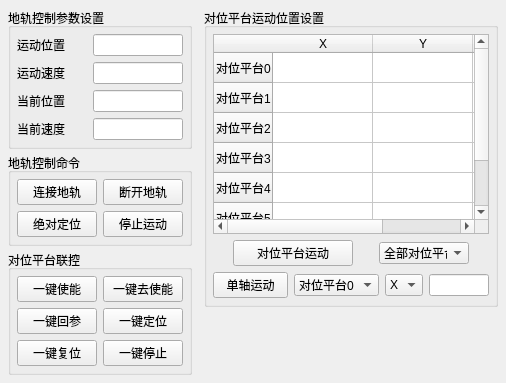
    <widget class="QWidget" name="widget_7" native="true">
     <layout class="QHBoxLayout" name="horizontalLayout_8" stretch="2,3">
      <property name="spacing">
       <number>4</number>
      </property>
      <property name="sizeConstraint">
       <enum>QLayout::SetMinimumSize</enum>
      </property>
      <property name="leftMargin">
       <number>4</number>
      </property>
      <property name="topMargin">
       <number>4</number>
      </property>
      <property name="rightMargin">
       <number>4</number>
      </property>
      <property name="bottomMargin">
       <number>4</number>
      </property>
      <item>
       <widget class="QWidget" name="widget_rail" native="true">
        <layout class="QVBoxLayout" name="verticalLayout_4" stretch="0,0,0,1">
         <property name="spacing">
          <number>4</number>
         </property>
         <property name="leftMargin">
          <number>4</number>
         </property>
         <property name="topMargin">
          <number>4</number>
         </property>
         <property name="rightMargin">
          <number>4</number>
         </property>
         <property name="bottomMargin">
          <number>4</number>
         </property>
         <item>
          <widget class="QGroupBox" name="groupBox">
           <property name="sizePolicy">
            <sizepolicy hsizetype="Preferred" vsizetype="Maximum">
             <horstretch>0</horstretch>
             <verstretch>0</verstretch>
            </sizepolicy>
           </property>
           <property name="minimumSize">
            <size>
             <width>0</width>
             <height>0</height>
            </size>
           </property>
           <property name="title">
            <string>地轨控制参数设置</string>
           </property>
           <layout class="QVBoxLayout" name="verticalLayout_2">
            <property name="spacing">
             <number>6</number>
            </property>
            <property name="leftMargin">
             <number>6</number>
            </property>
            <property name="topMargin">
             <number>6</number>
            </property>
            <property name="rightMargin">
             <number>6</number>
            </property>
            <property name="bottomMargin">
             <number>6</number>
            </property>
            <item>
             <widget class="QWidget" name="widget" native="true">
              <layout class="QHBoxLayout" name="horizontalLayout_2">
               <property name="spacing">
                <number>6</number>
               </property>
               <property name="leftMargin">
                <number>0</number>
               </property>
               <property name="topMargin">
                <number>0</number>
               </property>
               <property name="rightMargin">
                <number>0</number>
               </property>
               <property name="bottomMargin">
                <number>0</number>
               </property>
               <item>
                <widget class="QLabel" name="label">
                 <property name="text">
                  <string>运动位置</string>
                 </property>
                </widget>
               </item>
               <item>
                <widget class="QLineEdit" name="rail_edit_targetPos">
                 <property name="sizePolicy">
                  <sizepolicy hsizetype="Minimum" vsizetype="Fixed">
                   <horstretch>0</horstretch>
                   <verstretch>0</verstretch>
                  </sizepolicy>
                 </property>
                 <property name="maximumSize">
                  <size>
                   <width>90</width>
                   <height>16777215</height>
                  </size>
                 </property>
                </widget>
               </item>
              </layout>
             </widget>
            </item>
            <item>
             <widget class="QWidget" name="widget_2" native="true">
              <layout class="QHBoxLayout" name="horizontalLayout_3">
               <property name="spacing">
                <number>6</number>
               </property>
               <property name="leftMargin">
                <number>0</number>
               </property>
               <property name="topMargin">
                <number>0</number>
               </property>
               <property name="rightMargin">
                <number>0</number>
               </property>
               <property name="bottomMargin">
                <number>0</number>
               </property>
               <item>
                <widget class="QLabel" name="label_2">
                 <property name="text">
                  <string>运动速度</string>
                 </property>
                </widget>
               </item>
               <item>
                <widget class="QLineEdit" name="rail_edit_targetVel">
                 <property name="sizePolicy">
                  <sizepolicy hsizetype="Minimum" vsizetype="Fixed">
                   <horstretch>0</horstretch>
                   <verstretch>0</verstretch>
                  </sizepolicy>
                 </property>
                 <property name="maximumSize">
                  <size>
                   <width>90</width>
                   <height>16777215</height>
                  </size>
                 </property>
                </widget>
               </item>
              </layout>
             </widget>
            </item>
            <item>
             <widget class="QWidget" name="widget_3" native="true">
              <layout class="QHBoxLayout" name="horizontalLayout_4">
               <property name="spacing">
                <number>6</number>
               </property>
               <property name="leftMargin">
                <number>0</number>
               </property>
               <property name="topMargin">
                <number>0</number>
               </property>
               <property name="rightMargin">
                <number>0</number>
               </property>
               <property name="bottomMargin">
                <number>0</number>
               </property>
               <item>
                <widget class="QLabel" name="label_3">
                 <property name="text">
                  <string>当前位置</string>
                 </property>
                </widget>
               </item>
               <item>
                <widget class="QLineEdit" name="rail_edit_curPos">
                 <property name="sizePolicy">
                  <sizepolicy hsizetype="Minimum" vsizetype="Fixed">
                   <horstretch>0</horstretch>
                   <verstretch>0</verstretch>
                  </sizepolicy>
                 </property>
                 <property name="maximumSize">
                  <size>
                   <width>90</width>
                   <height>16777215</height>
                  </size>
                 </property>
                </widget>
               </item>
              </layout>
             </widget>
            </item>
            <item>
             <widget class="QWidget" name="widget_4" native="true">
              <layout class="QHBoxLayout" name="horizontalLayout_5">
               <property name="spacing">
                <number>6</number>
               </property>
               <property name="leftMargin">
                <number>0</number>
               </property>
               <property name="topMargin">
                <number>0</number>
               </property>
               <property name="rightMargin">
                <number>0</number>
               </property>
               <property name="bottomMargin">
                <number>0</number>
               </property>
               <item>
                <widget class="QLabel" name="label_4">
                 <property name="text">
                  <string>当前速度</string>
                 </property>
                </widget>
               </item>
               <item>
                <widget class="QLineEdit" name="rail_edit_curVel">
                 <property name="sizePolicy">
                  <sizepolicy hsizetype="Minimum" vsizetype="Fixed">
                   <horstretch>0</horstretch>
                   <verstretch>0</verstretch>
                  </sizepolicy>
                 </property>
                 <property name="maximumSize">
                  <size>
                   <width>90</width>
                   <height>16777215</height>
                  </size>
                 </property>
                </widget>
               </item>
              </layout>
             </widget>
            </item>
           </layout>
          </widget>
         </item>
         <item>
          <widget class="QGroupBox" name="groupbox">
           <property name="sizePolicy">
            <sizepolicy hsizetype="Preferred" vsizetype="Maximum">
             <horstretch>0</horstretch>
             <verstretch>0</verstretch>
            </sizepolicy>
           </property>
           <property name="title">
            <string>地轨控制命令</string>
           </property>
           <layout class="QGridLayout" name="gridLayout">
            <property name="leftMargin">
             <number>6</number>
            </property>
            <property name="topMargin">
             <number>6</number>
            </property>
            <property name="rightMargin">
             <number>6</number>
            </property>
            <property name="bottomMargin">
             <number>6</number>
            </property>
            <property name="spacing">
             <number>6</number>
            </property>
            <item row="0" column="0">
             <widget class="QPushButton" name="rail_btn_connect">
              <property name="sizePolicy">
               <sizepolicy hsizetype="Minimum" vsizetype="Fixed">
                <horstretch>0</horstretch>
                <verstretch>0</verstretch>
               </sizepolicy>
              </property>
              <property name="text">
               <string>连接地轨</string>
              </property>
             </widget>
            </item>
            <item row="0" column="1">
             <widget class="QPushButton" name="rail_btn_disconnect">
              <property name="sizePolicy">
               <sizepolicy hsizetype="Minimum" vsizetype="Fixed">
                <horstretch>0</horstretch>
                <verstretch>0</verstretch>
               </sizepolicy>
              </property>
              <property name="text">
               <string>断开地轨</string>
              </property>
             </widget>
            </item>
            <item row="1" column="0">
             <widget class="QPushButton" name="rail_btn_absLocate">
              <property name="sizePolicy">
               <sizepolicy hsizetype="Minimum" vsizetype="Fixed">
                <horstretch>0</horstretch>
                <verstretch>0</verstretch>
               </sizepolicy>
              </property>
              <property name="text">
               <string>绝对定位</string>
              </property>
             </widget>
            </item>
            <item row="1" column="1">
             <widget class="QPushButton" name="rail_btn_stop">
              <property name="sizePolicy">
               <sizepolicy hsizetype="Minimum" vsizetype="Fixed">
                <horstretch>0</horstretch>
                <verstretch>0</verstretch>
               </sizepolicy>
              </property>
              <property name="text">
               <string>停止运动</string>
              </property>
             </widget>
            </item>
           </layout>
          </widget>
         </item>
         <item>
          <widget class="QGroupBox" name="groupBox_4">
           <property name="sizePolicy">
            <sizepolicy hsizetype="Preferred" vsizetype="Maximum">
             <horstretch>0</horstretch>
             <verstretch>0</verstretch>
            </sizepolicy>
           </property>
           <property name="title">
            <string>对位平台联控</string>
           </property>
           <layout class="QGridLayout" name="gridLayout_2">
            <property name="leftMargin">
             <number>6</number>
            </property>
            <property name="topMargin">
             <number>6</number>
            </property>
            <property name="rightMargin">
             <number>6</number>
            </property>
            <property name="bottomMargin">
             <number>6</number>
            </property>
            <property name="spacing">
             <number>6</number>
            </property>
            <item row="2" column="0">
             <widget class="QPushButton" name="plt_btn_resetAll">
              <property name="sizePolicy">
               <sizepolicy hsizetype="Minimum" vsizetype="Fixed">
                <horstretch>0</horstretch>
                <verstretch>0</verstretch>
               </sizepolicy>
              </property>
              <property name="text">
               <string>一键复位</string>
              </property>
             </widget>
            </item>
            <item row="0" column="0">
             <widget class="QPushButton" name="plt_btn_enableAll">
              <property name="sizePolicy">
               <sizepolicy hsizetype="Minimum" vsizetype="Fixed">
                <horstretch>0</horstretch>
                <verstretch>0</verstretch>
               </sizepolicy>
              </property>
              <property name="text">
               <string>一键使能</string>
              </property>
             </widget>
            </item>
            <item row="1" column="0">
             <widget class="QPushButton" name="plt_btn_homeAll">
              <property name="sizePolicy">
               <sizepolicy hsizetype="Minimum" vsizetype="Fixed">
                <horstretch>0</horstretch>
                <verstretch>0</verstretch>
               </sizepolicy>
              </property>
              <property name="text">
               <string>一键回参</string>
              </property>
             </widget>
            </item>
            <item row="0" column="1">
             <widget class="QPushButton" name="plt_btn_disenableAll">
              <property name="sizePolicy">
               <sizepolicy hsizetype="Minimum" vsizetype="Fixed">
                <horstretch>0</horstretch>
                <verstretch>0</verstretch>
               </sizepolicy>
              </property>
              <property name="text">
               <string>一键去使能</string>
              </property>
             </widget>
            </item>
            <item row="1" column="1">
             <widget class="QPushButton" name="plt_btn_locateAll">
              <property name="sizePolicy">
               <sizepolicy hsizetype="Minimum" vsizetype="Fixed">
                <horstretch>0</horstretch>
                <verstretch>0</verstretch>
               </sizepolicy>
              </property>
              <property name="text">
               <string>一键定位</string>
              </property>
             </widget>
            </item>
            <item row="2" column="1">
             <widget class="QPushButton" name="plt_btn_stopAll">
              <property name="sizePolicy">
               <sizepolicy hsizetype="Minimum" vsizetype="Fixed">
                <horstretch>0</horstretch>
                <verstretch>0</verstretch>
               </sizepolicy>
              </property>
              <property name="text">
               <string>一键停止</string>
              </property>
             </widget>
            </item>
           </layout>
          </widget>
         </item>
         <item>
          <spacer name="railControlsSpacer">
           <property name="orientation">
            <enum>Qt::Vertical</enum>
           </property>
           <property name="sizeHint" stdset="0">
            <size>
             <width>0</width>
             <height>0</height>
            </size>
           </property>
          </spacer>
         </item>
        </layout>
       </widget>
      </item>
      <item>
       <widget class="QWidget" name="widget_platform" native="true">
        <layout class="QVBoxLayout" name="verticalLayout_5" stretch="1">
         <property name="spacing">
          <number>4</number>
         </property>
         <property name="sizeConstraint">
          <enum>QLayout::SetMinimumSize</enum>
         </property>
         <property name="leftMargin">
          <number>4</number>
         </property>
         <property name="topMargin">
          <number>4</number>
         </property>
         <property name="rightMargin">
          <number>4</number>
         </property>
         <property name="bottomMargin">
          <number>4</number>
         </property>
         <item alignment="Qt::AlignTop">
          <widget class="QGroupBox" name="groupBox_3">
           <property name="maximumSize">
            <size>
             <width>16777215</width>
             <height>295</height>
            </size>
           </property>
           <property name="title">
            <string>对位平台运动位置设置</string>
           </property>
           <layout class="QVBoxLayout" name="verticalLayout_3" stretch="1,0,0">
            <property name="spacing">
             <number>6</number>
            </property>
            <property name="sizeConstraint">
             <enum>QLayout::SetMinimumSize</enum>
            </property>
            <property name="leftMargin">
             <number>6</number>
            </property>
            <property name="topMargin">
             <number>6</number>
            </property>
            <property name="rightMargin">
             <number>6</number>
            </property>
            <property name="bottomMargin">
             <number>6</number>
            </property>
            <item>
             <widget class="QTableWidget" name="table_axispos">
              <property name="sizePolicy">
               <sizepolicy hsizetype="Expanding" vsizetype="Expanding">
                <horstretch>0</horstretch>
                <verstretch>0</verstretch>
               </sizepolicy>
              </property>
              <property name="minimumSize">
               <size>
                <width>260</width>
                <height>200</height>
               </size>
              </property>
              <row>
               <property name="text">
                <string>对位平台0</string>
               </property>
              </row>
              <row>
               <property name="text">
                <string>对位平台1</string>
               </property>
              </row>
              <row>
               <property name="text">
                <string>对位平台2</string>
               </property>
              </row>
              <row>
               <property name="text">
                <string>对位平台3</string>
               </property>
              </row>
              <row>
               <property name="text">
                <string>对位平台4</string>
               </property>
              </row>
              <row>
               <property name="text">
                <string>对位平台5</string>
               </property>
              </row>
              <row>
               <property name="text">
                <string>对位平台6</string>
               </property>
              </row>
              <column>
               <property name="text">
                <string>X</string>
               </property>
              </column>
              <column>
               <property name="text">
                <string>Y</string>
               </property>
              </column>
              <column>
               <property name="text">
                <string>Z</string>
               </property>
              </column>
             </widget>
            </item>
            <item>
             <widget class="QWidget" name="widget_6" native="true">
              <property name="sizePolicy">
               <sizepolicy hsizetype="Preferred" vsizetype="Maximum">
                <horstretch>0</horstretch>
                <verstretch>0</verstretch>
               </sizepolicy>
              </property>
              <layout class="QHBoxLayout" name="horizontalLayout_7">
               <property name="spacing">
                <number>6</number>
               </property>
               <property name="leftMargin">
                <number>0</number>
               </property>
               <property name="topMargin">
                <number>0</number>
               </property>
               <property name="rightMargin">
                <number>0</number>
               </property>
               <property name="bottomMargin">
                <number>0</number>
               </property>
               <item>
                <widget class="QPushButton" name="plt_btn_singlepltmover">
                 <property name="sizePolicy">
                  <sizepolicy hsizetype="Minimum" vsizetype="Fixed">
                   <horstretch>0</horstretch>
                   <verstretch>0</verstretch>
                  </sizepolicy>
                 </property>
                 <property name="maximumSize">
                  <size>
                   <width>120</width>
                   <height>16777215</height>
                  </size>
                 </property>
                 <property name="text">
                  <string>对位平台运动</string>
                 </property>
                </widget>
               </item>
               <item>
                <widget class="QComboBox" name="combo_singlepltchoose">
                 <property name="sizePolicy">
                  <sizepolicy hsizetype="Minimum" vsizetype="Fixed">
                   <horstretch>0</horstretch>
                   <verstretch>0</verstretch>
                  </sizepolicy>
                 </property>
                 <property name="maximumSize">
                  <size>
                   <width>90</width>
                   <height>16777215</height>
                  </size>
                 </property>
                 <item>
                  <property name="text">
                   <string>全部对位平台</string>
                  </property>
                 </item>
                 <item>
                  <property name="text">
                   <string>对位平台0</string>
                  </property>
                 </item>
                 <item>
                  <property name="text">
                   <string>对位平台1</string>
                  </property>
                 </item>
                 <item>
                  <property name="text">
                   <string>对位平台2</string>
                  </property>
                 </item>
                 <item>
                  <property name="text">
                   <string>对位平台3</string>
                  </property>
                 </item>
                 <item>
                  <property name="text">
                   <string>对位平台4</string>
                  </property>
                 </item>
                 <item>
                  <property name="text">
                   <string>对位平台5</string>
                  </property>
                 </item>
                 <item>
                  <property name="text">
                   <string>对位平台6</string>
                  </property>
                 </item>
                </widget>
               </item>
              </layout>
             </widget>
            </item>
            <item>
             <widget class="QWidget" name="widget_5" native="true">
              <property name="sizePolicy">
               <sizepolicy hsizetype="Preferred" vsizetype="Maximum">
                <horstretch>0</horstretch>
                <verstretch>0</verstretch>
               </sizepolicy>
              </property>
              <layout class="QHBoxLayout" name="horizontalLayout_6">
               <property name="spacing">
                <number>6</number>
               </property>
               <property name="leftMargin">
                <number>0</number>
               </property>
               <property name="topMargin">
                <number>0</number>
               </property>
               <property name="rightMargin">
                <number>0</number>
               </property>
               <property name="bottomMargin">
                <number>0</number>
               </property>
               <item>
                <widget class="QPushButton" name="plt_btn_singleaxismover">
                 <property name="sizePolicy">
                  <sizepolicy hsizetype="Minimum" vsizetype="Fixed">
                   <horstretch>0</horstretch>
                   <verstretch>0</verstretch>
                  </sizepolicy>
                 </property>
                 <property name="maximumSize">
                  <size>
                   <width>75</width>
                   <height>16777215</height>
                  </size>
                 </property>
                 <property name="text">
                  <string>单轴运动</string>
                 </property>
                </widget>
               </item>
               <item>
                <widget class="QComboBox" name="combo_singleaxispltchoose">
                 <property name="sizePolicy">
                  <sizepolicy hsizetype="Minimum" vsizetype="Fixed">
                   <horstretch>0</horstretch>
                   <verstretch>0</verstretch>
                  </sizepolicy>
                 </property>
                 <property name="maximumSize">
                  <size>
                   <width>85</width>
                   <height>16777215</height>
                  </size>
                 </property>
                 <item>
                  <property name="text">
                   <string>对位平台0</string>
                  </property>
                 </item>
                 <item>
                  <property name="text">
                   <string>对位平台1</string>
                  </property>
                 </item>
                 <item>
                  <property name="text">
                   <string>对位平台2</string>
                  </property>
                 </item>
                 <item>
                  <property name="text">
                   <string>对位平台3</string>
                  </property>
                 </item>
                 <item>
                  <property name="text">
                   <string>对位平台4</string>
                  </property>
                 </item>
                 <item>
                  <property name="text">
                   <string>对位平台5</string>
                  </property>
                 </item>
                 <item>
                  <property name="text">
                   <string>对位平台6</string>
                  </property>
                 </item>
                </widget>
               </item>
               <item>
                <widget class="QComboBox" name="combo_singleaxischoose">
                 <property name="sizePolicy">
                  <sizepolicy hsizetype="Minimum" vsizetype="Fixed">
                   <horstretch>0</horstretch>
                   <verstretch>0</verstretch>
                  </sizepolicy>
                 </property>
                 <property name="maximumSize">
                  <size>
                   <width>45</width>
                   <height>16777215</height>
                  </size>
                 </property>
                 <item>
                  <property name="text">
                   <string>X</string>
                  </property>
                 </item>
                 <item>
                  <property name="text">
                   <string>Y</string>
                  </property>
                 </item>
                 <item>
                  <property name="text">
                   <string>Z</string>
                  </property>
                 </item>
                </widget>
               </item>
               <item>
                <widget class="QLineEdit" name="plt_edit_singleaxismoverpos">
                 <property name="sizePolicy">
                  <sizepolicy hsizetype="Minimum" vsizetype="Fixed">
                   <horstretch>0</horstretch>
                   <verstretch>0</verstretch>
                  </sizepolicy>
                 </property>
                 <property name="maximumSize">
                  <size>
                   <width>60</width>
                   <height>16777215</height>
                  </size>
                 </property>
                </widget>
               </item>
              </layout>
             </widget>
            </item>
           </layout>
          </widget>
         </item>
        </layout>
       </widget>
      </item>
     </layout>
    </widget>
